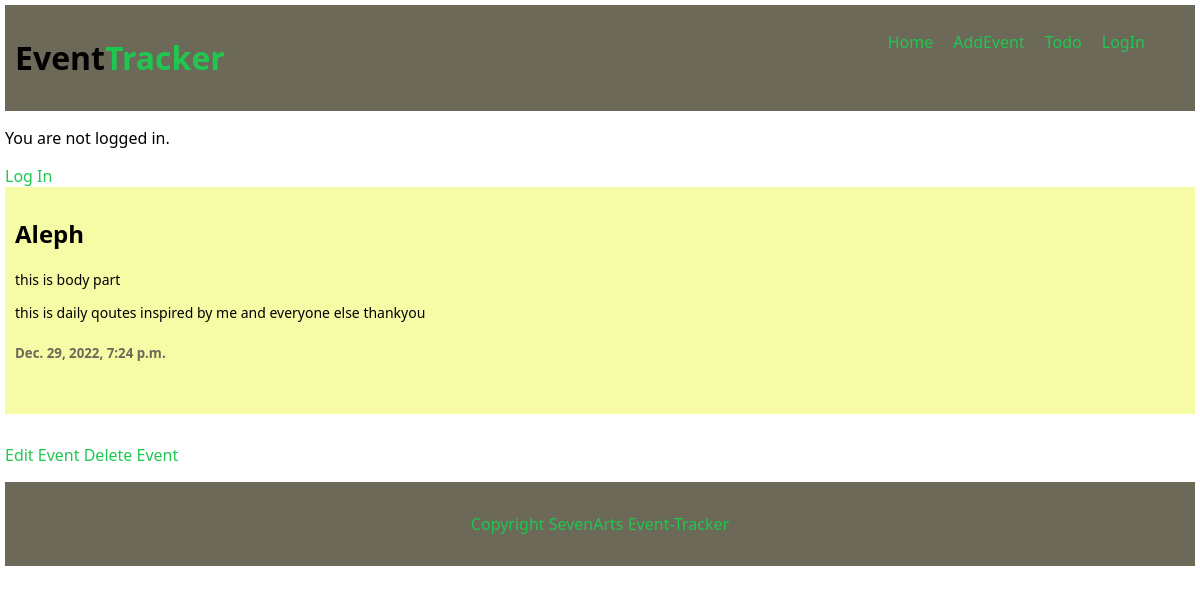
The page /event/1/ on the database its author committed.
### event/models.py (models this page shows, shortened)
class Post(models.Model):
    title = models.CharField(max_length=255)
    body = models.TextField()
    qoutes = models.TextField()
    created_at = models.DateTimeField(auto_now_add = True)

### event/views.py (the view)
# urls.py: path('event/<int:pk>/', EventDetailView.as_view(), name='post_detail'),
class EventDetailView(DetailView):
    model = Post
    template_name = 'event/post_detail.html'

### event/templates/event/post_detail.html
{% extends 'event/base.html' %}
{% block content %}
    <div class="poster">
        <h2>{{ post.title }}</h2>
        <p>{{post.body}}</p>
        <p>{{ post.qoutes }}</p>
        <h5>{{ post.created_at }}</h5>
    </div>
    <a href="{% url 'event_edit' post.pk %}">Edit Event</a>
    <a href="{% url 'event_delete' post.pk %}">Delete Event</a>
{% endblock content %}

### event/static/css/core.css (style rules this page uses)
body { font-family: 'Segoe UI', Tahoma, Geneva, Verdana, sans-serif; color: rgb(0, 0, 0); padding: 5px; margin: 0; }
.poster { background-color: #f6fca6; padding: 10px; align-items: center; align-items: center; margin-bottom: 30px; overflow: hidden; padding-bottom: 30px; }
.poster h5 { color: #6d6958; }
.poster p { font-size: 14px; }
a { text-decoration: none; color: #1fc751; }

### rows shown on the page
Post: title "Aleph", body "this is body part", qoutes "this is daily qoutes inspired by me and everyone else thankyou", created_at "Dec. 29, 2022, 7:24 p.m."
